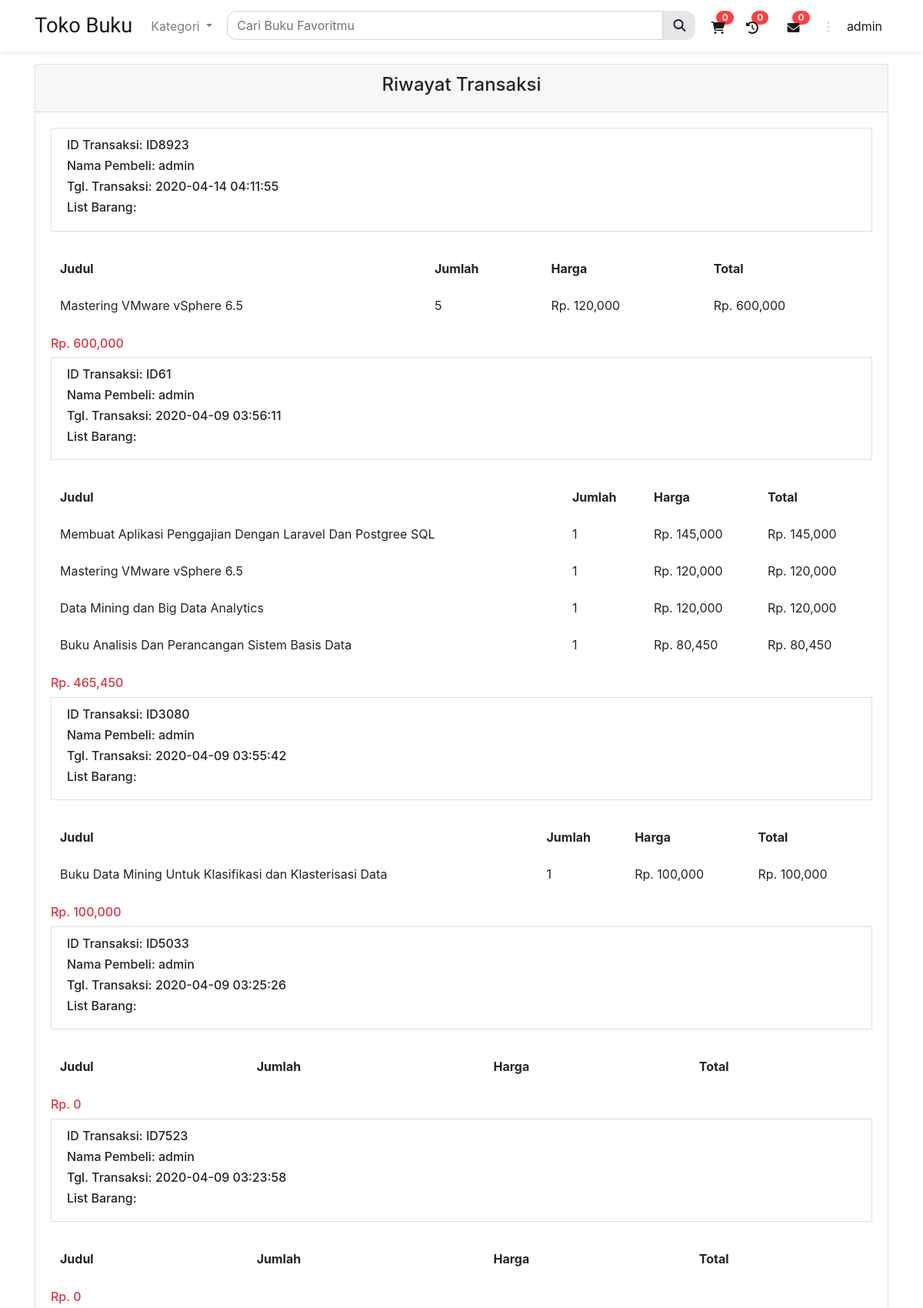
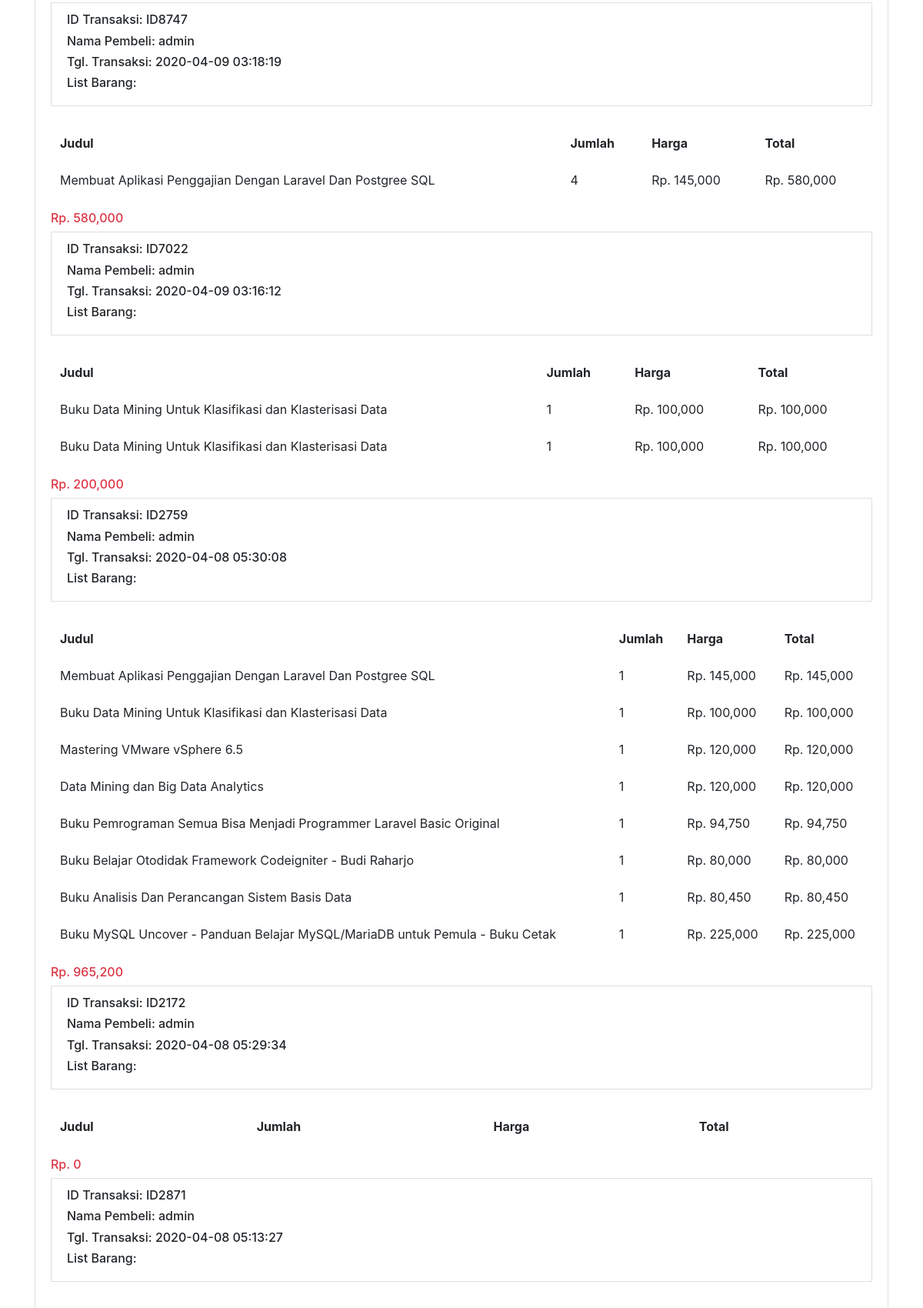
Screenshot of /transaksi.php (signed in, upper part) with the database file from the repository (2 pictures, top to bottom).
### tables this page shows
CREATE TABLE `transaksi` (
  `id_transaksi` varchar(40) NOT NULL,
  `tgl` datetime NOT NULL,
  `id_customer` varchar(30) NOT NULL
);

CREATE TABLE `customer` (
  `id_customer` varchar(30) NOT NULL,
  `nama` varchar(200) NOT NULL,
  `alamat` varchar(400) NOT NULL,
  `kontak` varchar(20) NOT NULL,
  `username` varchar(100) NOT NULL,
  `password` varchar(300) NOT NULL
);

### transaksi.php (the view, shortened to what this page needs)
<?php
  include("config.php");
 ?>
<!DOCTYPE html>
<html lang="en" dir="ltr">
  <head>
    <link rel="stylesheet" href="assets/css/bootstrap.min.css">
  </head>
  <body>
    <nav class="navbar navbar-expand-lg navbar-light sticky-top" style="background-color:rgb(255,255,255);box-shadow: 0 4px 6px -1px rgba(0,0,0,0.07);">
      <div class="container">
        <a class="navbar-brand" href="index.php" style="font-family: 'Shadows Into Light', cursive; font-size: 170%;">Toko Buku</a>
        <div class="collapse navbar-collapse" id="navbarSupportedContent">
          <ul class="navbar-nav">
            <li class="nav-item dropdown">
              <a class="nav-link dropdown-toggle" href="#" id="navbarDropdown" role="button" data-toggle="dropdown" aria-haspopup="true" aria-expanded="false">
                Kategori
              </a>
            </li>
          </ul>
            <div class="input-group">
              <form action="index.php" class="form-control border-0" style="background-color: transparent !important;margin-bottom:13px;" method="get">
                <div class="input-group-append">
                  <input name="find" style="border-radius:13px 0 0 13px;" class="form-control" type="search" placeholder="Cari Buku Favoritmu" aria-label="Search">
                  <button style="border-radius:0 13px 13px 0; background-color:rgb(229,231,233);" class="btn" type="submit">
                    <i class="fa fa-search"></i>
                  </button>
                </div>
              </form>
            </div>
          <ul class="navbar-nav text-light">
            <li class="nav-item dropdown active">
              <span class="badge badge-pill" style="float:right;margin-bottom:-12px;margin-left:15px;background-color:rgb(255, 63, 63);"><?php echo count($_SESSION["cart"]); ?></span>
              <a class="nav-link fa fa-shopping-cart" href="#" id="navbarDropdown" data-toggle="dropdown"></a>
            </li>
            <li class="nav-item active mr-sm-2 ml-sm-2">
              <span class="badge badge-pill" style="float:right;margin-bottom:-12px;margin-left:15px;background-color:rgb(255, 63, 63);">0</span>
              <a class="nav-link fas fa-history" href="transaksi.php"><span class="sr-only">(current)</span></a>
            </li>
            <li class="nav-item active mr-sm-2 ml-sm-2">
              <span class="badge badge-pill" style="float:right;margin-bottom:-12px;margin-left:15px;background-color:rgb(255, 63, 63);">0</span>
              <a class="nav-link fa fa-envelope" href="messages"><span class="sr-only">(current)</span></a>
            </li>
            <li class="nav-item d-none d-lg-block disabled">
              <span class="nav-link disabled">⋮</span>
            </li>
            <li class="nav-item dropdown">
              <a class="nav-link active" href="#" id="navbarDropdown" role="button" data-toggle="dropdown" aria-haspopup="true" aria-expanded="false">
                <?php echo $_SESSION["nama"]; ?>
              </a>
            </li>
          </ul>
        </div>
      </div>
    </nav>
    <div class="container">
      <div class="card mt-3 mb-3">
        <div class="card-header">
          <h4 class="text-center">Riwayat Transaksi</h4>
        </div>
        <div class="card-body">
          <?php
          $sql = "select * from transaksi t
                  inner join customer c
                  on t.id_customer = c.id_customer
                  where t.id_customer = '".$_SESSION["id_customer"]."' order by t.tgl desc";
          $query = mysqli_query($connect, $sql);
           ?>
           <ul class="list-group">
             <?php foreach ($query as $transaksi): ?>
               <li class="list-group-item mb-4">
               <h6>ID Transaksi: <?php echo $transaksi["id_transaksi"]; ?></h6>
               <h6>Nama Pembeli: <?php echo $transaksi["nama"]; ?></h6>
               <h6>Tgl. Transaksi: <?php echo $transaksi["tgl"]; ?></h6>
               <h6>List Barang:</h6>
               </li>
               <?php
                $sql2 = "select * from detail_transaksi d
                          inner join buku b
                          on d.kode_buku = b.kode_buku
                          where d.id_transaksi = '".$transaksi["id_transaksi"]."'";
                $query2 = mysqli_query($connect, $sql2);
                ?>
                <table class="table table-borderless">
                  <thead>
                    <th>Judul</th>
                    <th>Jumlah</th>
                    <th>Harga</th>
                    <th>Total</th>
                  </thead>
                  <tbody>
                    <?php $total = 0; foreach ($query2 as $detail): ?>
                      <tr>
                        <td><?php echo $detail["judul"]; ?></td>
                        <td><?php echo $detail["jumlah"]; ?></td>
                        <td>Rp. <?php echo number_format($detail["harga_beli"]); ?></td>
                        <td>Rp. <?php echo number_format($detail["harga_beli"] * $detail["jumlah"]); ?></td>
                      </tr>
                    <?php
                    $total += $detail["harga_beli"] * $detail["jumlah"];
                    endforeach; ?>
                  </tbody>
                </table>
                <h6 class="text-danger">Rp. <?php echo number_format($total); ?></h6>
             <?php endforeach; ?>
           </ul>
        </div>
      </div>
    </div>
  </body>
</html>

### rows the page displays
transaksi: id_transaksi "ID8923", id_customer.nama "admin", tgl "2020-04-14 04:11:55", judul "Mastering VMware vSphere 6.5", jumlah "5", harga_beli "120,000", jumlah "600,000", total "600,000"
transaksi: id_transaksi "ID61", id_customer.nama "admin", tgl "2020-04-09 03:56:11", judul "Membuat Aplikasi Penggajian Dengan Laravel Dan Postgree SQL", jumlah "1", harga_beli "145,000", jumlah "145,000", judul "Mastering VMware vSphere 6.5", harga_beli "120,000", jumlah "120,000", judul "Data Mining dan Big Data Analytics", judul "Buku Analisis Dan Perancangan Sistem Basis Data", harga_beli "80,450", jumlah "80,450", total "465,450"
transaksi: id_transaksi "ID3080", id_customer.nama "admin", tgl "2020-04-09 03:55:42", judul "Buku Data Mining Untuk Klasifikasi dan Klasterisasi Data", jumlah "1", harga_beli "100,000", jumlah "100,000", total "100,000"
transaksi: id_transaksi "ID5033", id_customer.nama "admin", tgl "2020-04-09 03:25:26", total "0"
transaksi: id_transaksi "ID7523", id_customer.nama "admin", tgl "2020-04-09 03:23:58", total "0"
transaksi: id_transaksi "ID8747", id_customer.nama "admin", tgl "2020-04-09 03:18:19", judul "Membuat Aplikasi Penggajian Dengan Laravel Dan Postgree SQL", jumlah "4", harga_beli "145,000", jumlah "580,000", total "580,000"
transaksi: id_transaksi "ID7022", id_customer.nama "admin", tgl "2020-04-09 03:16:12", judul "Buku Data Mining Untuk Klasifikasi dan Klasterisasi Data", jumlah "1", harga_beli "100,000", jumlah "100,000", total "200,000"
transaksi: id_transaksi "ID2759", id_customer.nama "admin", tgl "2020-04-08 05:30:08", judul "Membuat Aplikasi Penggajian Dengan Laravel Dan Postgree SQL", jumlah "1", harga_beli "145,000", jumlah "145,000", judul "Buku Data Mining Untuk Klasifikasi dan Klasterisasi Data", harga_beli "100,000", jumlah "100,000", judul "Mastering VMware vSphere 6.5", harga_beli "120,000", jumlah "120,000", judul "Data Mining dan Big Data Analytics", judul "Buku Pemrograman Semua Bisa Menjadi Programmer Laravel Basic Original", harga_beli "94,750", jumlah "94,750", judul "Buku Belajar Otodidak Framework Codeigniter - Budi Raharjo", harga_beli "80,000", jumlah "80,000", judul "Buku Analisis Dan Perancangan Sistem Basis Data", harga_beli "80,450", jumlah "80,450", judul "Buku MySQL Uncover - Panduan Belajar MySQL/MariaDB untuk Pemula - Buku Cetak", harga_beli "225,000", jumlah "225,000", total "965,200"
transaksi: id_transaksi "ID2172", id_customer.nama "admin", tgl "2020-04-08 05:29:34", total "0"
transaksi: id_transaksi "ID2871", id_customer.nama "admin", tgl "2020-04-08 05:13:27"

### other values shown
count($_SESSION["cart"]) "0"
$_SESSION["nama"] "admin"
